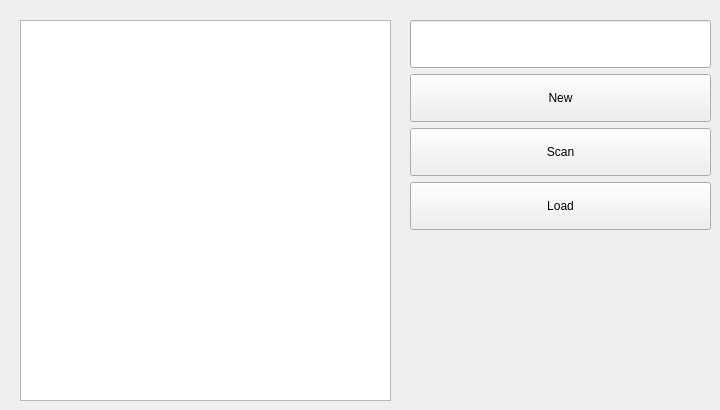
     <widget class="QWidget" name="tab_2">
      <attribute name="title">
       <string>Ghost</string>
      </attribute>
      <widget class="QListView" name="listView">
       <property name="geometry">
        <rect>
         <x>20</x>
         <y>20</y>
         <width>371</width>
         <height>381</height>
        </rect>
       </property>
      </widget>
      <widget class="QWidget" name="">
       <property name="geometry">
        <rect>
         <x>410</x>
         <y>20</y>
         <width>301</width>
         <height>212</height>
        </rect>
       </property>
       <layout class="QVBoxLayout" name="verticalLayout_2">
        <item>
         <widget class="ICLineEditWithVirtualKeyboard" name="lineEdit">
          <property name="minimumSize">
           <size>
            <width>0</width>
            <height>48</height>
           </size>
          </property>
         </widget>
        </item>
        <item>
         <widget class="QPushButton" name="newGhost">
          <property name="minimumSize">
           <size>
            <width>0</width>
            <height>48</height>
           </size>
          </property>
          <property name="text">
           <string>New</string>
          </property>
         </widget>
        </item>
        <item>
         <widget class="QPushButton" name="scanGhost">
          <property name="minimumSize">
           <size>
            <width>0</width>
            <height>48</height>
           </size>
          </property>
          <property name="text">
           <string>Scan</string>
          </property>
         </widget>
        </item>
        <item>
         <widget class="QPushButton" name="loadGhost">
          <property name="minimumSize">
           <size>
            <width>0</width>
            <height>48</height>
           </size>
          </property>
          <property name="text">
           <string>Load</string>
          </property>
         </widget>
        </item>
       </layout>
      </widget>
     </widget>
